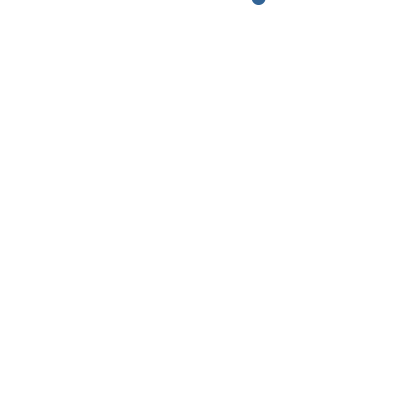
Frame 1 (no input)
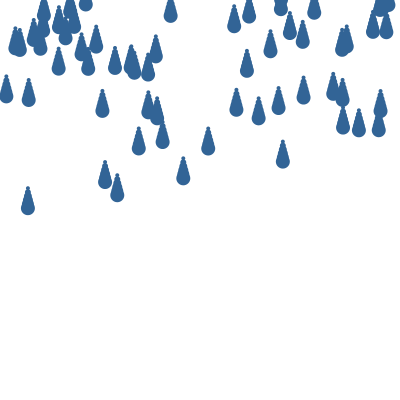
Frame 60 (the mouse pressed at the canvas centre just before this capture)
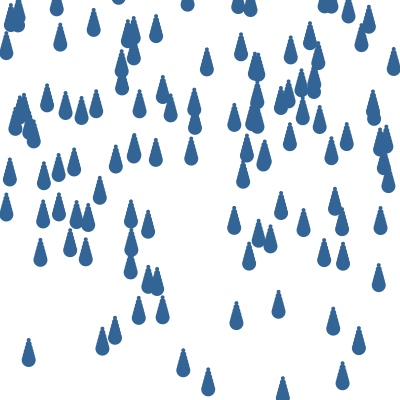
Frame 120 (the mouse held since frame 60 and released just before this capture)

The Processing sketch that drew these frames (run headless with seeded random() and noise(); from frame 60 on, the mouse is pressed at the canvas centre):

// Processing sketch: ex12_15
// ── ex12_15.pde
Drop[] drops = new Drop[1000];
int totalDrops = 0;
void setup() {
  size(400,400);
}
void draw() {
  background(255);
  drops[totalDrops] = new Drop();  //一つずつインスタンスを追加
  totalDrops++;            //雨粒作成数
  if (totalDrops >= drops.length) {  //雨粒の数が配列数を超えたか？
    totalDrops = 0;          //雨粒数を0からリスタート
  }
  for (int i = 0; i < totalDrops; i++ ) { 
    drops[i].move();
    drops[i].display();
  }
}

// ── Drop.pde
class Drop {
  float x,y;
  float speed;
  color c;
  float r;   
  Drop() {
    r = 8;
    x = random(width);   
    y = -r*4;             
    speed = random(1,5);  
    c = color(50,100,150);
  }
  void move() {  //移動メソッド
    y += speed; 
  }
  void display() {    //表示メソッド
    fill(c);
    noStroke();
    for (int i = 2; i < 8; i++ ) {
      ellipse(x, y + i*4,i*2,i*2);
    }
  }
}
